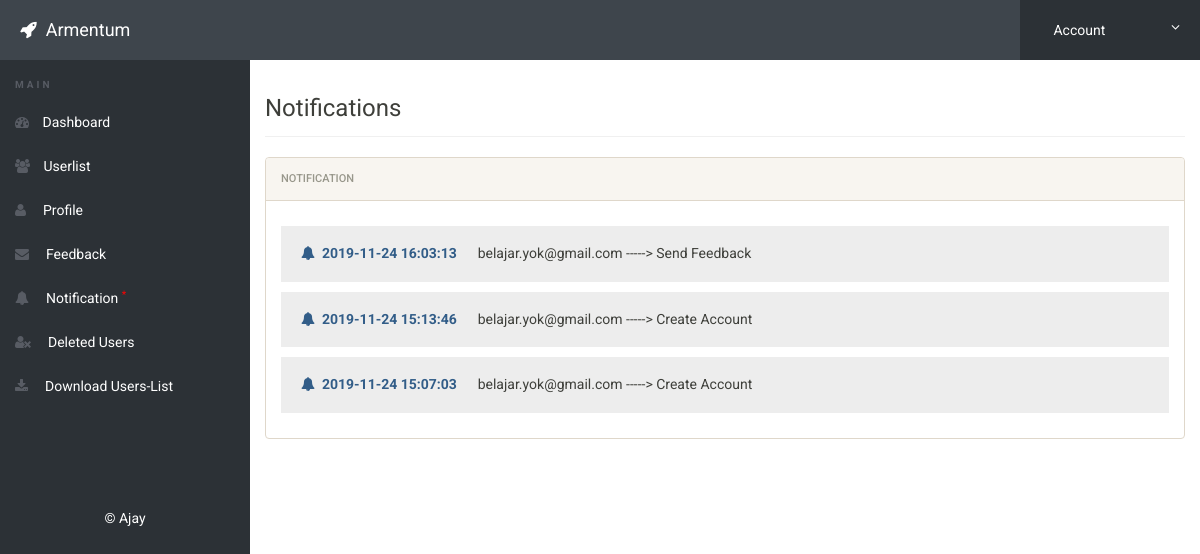
/admin/notification.php (signed in), run on the app's committed database.
### tables this page shows
CREATE TABLE `notification` (
  `id` int(11) NOT NULL,
  `notiuser` varchar(50) NOT NULL,
  `notireciver` varchar(50) NOT NULL,
  `notitype` varchar(50) NOT NULL,
  `time` timestamp NOT NULL DEFAULT current_timestamp()
);

### admin/notification.php (the view, shortened to what this page needs)
<?php
include('includes/config.php');
if(strlen($_SESSION['alogin'])==0)
	{
header('location:index.php');
}
else{
?>
<!doctype html>
<html lang="en" class="no-js">
<head>
	<link rel="stylesheet" href="css/font-awesome.min.css">
	<link rel="stylesheet" href="css/bootstrap.min.css">
	<link rel="stylesheet" href="css/dataTables.bootstrap.min.css">
	<link rel="stylesheet" href="css/bootstrap-social.css">
	<link rel="stylesheet" href="css/bootstrap-select.css">
	<link rel="stylesheet" href="css/fileinput.min.css">
	<link rel="stylesheet" href="css/awesome-bootstrap-checkbox.css">
	<link rel="stylesheet" href="css/style.css">
</head>
<body>
	<?php include('includes/header.php');?>
	<div class="ts-main-content">
	<?php include('includes/leftbar.php');?>
		<div class="content-wrapper">
			<div class="container-fluid">
				<div class="row">
					<div class="col-md-12">
						<h3 class="page-title">Notifications</h3>
						<div class="row">
							<div class="col-md-12">
								<div class="panel panel-default">
									<div class="panel-heading">Notification</div>
									   <div class="panel-body">
<?php
$reciver = 'Admin';
$sql = "SELECT * from  notification where notireciver = (:reciver) order by time DESC";
$query = $dbh -> prepare($sql);
$query-> bindParam(':reciver', $reciver, PDO::PARAM_STR);
$query->execute();
$results=$query->fetchAll(PDO::FETCH_OBJ);
$cnt=1;
if($query->rowCount() > 0)
{
foreach($results as $result)
{				?>
        <h5 style="background:#ededed;padding:20px;"><i class="fa fa-bell text-primary"></i>&nbsp;&nbsp;<b class="text-primary"><?php echo htmlentities($result->time);?></b> &nbsp;&nbsp;&nbsp;&nbsp;&nbsp;<?php echo htmlentities($result->notiuser);?> -----> <?php echo htmlentities($result->notitype);?></h5>
                       <?php $cnt=$cnt+1; }} ?>
                                        </div>
                                    </div>
                                </div>
                            </div>
                        </div>
                    </div>
                </div>
            </div>
        </div>
</body>
</html>
<?php } ?>

### admin/includes/header.php (shortened to what this page needs)
<div class="brand clearfix">
<h4 class="pull-left text-white" style="margin:20px 0px 0px 20px"><i class="fa fa-rocket"></i>&nbsp; Armentum</h4>
		<ul class="ts-profile-nav">
			<li class="ts-account">
				<a href="#"><img src="img/ts-avatar.jpg" class="ts-avatar hidden-side" alt=""> Account <i class="fa fa-angle-down hidden-side"></i></a>
			</li>
		</ul>
	</div>

### admin/includes/leftbar.php
<nav class="ts-sidebar">
		<ul class="ts-sidebar-menu">
			<li class="ts-label">Main</li>
			<li><a href="dashboard.php"><i class="fa fa-dashboard"></i> Dashboard</a></li>
		<li><a href="userlist.php"><i class="fa fa-users"></i> Userlist</a>
		</li>
		<li><a href="profile.php"><i class="fa fa-user"></i> &nbsp;Profile</a>
		</li>
		<li><a href="feedback.php"><i class="fa fa-envelope"></i> &nbsp;Feedback</a>
		</li>
		<li><a href="notification.php"><i class="fa fa-bell"></i> &nbsp;Notification <sup style="color:red">*</sup></a>
		</li>
		<li><a href="deleteduser.php"><i class="fa fa-user-times"></i> &nbsp;Deleted Users</a>
		</li>
		<li><a href="download.php"><i class="fa fa-download"></i> &nbsp;Download Users-List</a>
		</li>
		</ul>
		<p class="text-center" style="color:#ffffff; margin-top: 100px;">© Ajay</p>
	</nav>

### admin/css/style.css (style rules this page uses)
html { font-size: 14px; }
@media only screen and (min-width: 480px) { html { font-size: 17px; } }
@media only screen and (min-width: 768px) { html { font-size: 14px; } }
@media only screen and (min-width: 1024px) { p { font-size: 1em; margin-bottom: 1.8em; } }
body { font-size: 1em; }
a { color: #37a6c4; }
.panel { overflow: hidden; }
.text-white, .text-light { color: #fff !important; }
ul, li { margin: 0; padding: 0; list-style: none; }
.page-title { padding-bottom: 15px; margin-bottom: 20px; border-bottom: 1px solid #f0f0f0; }
.brand { background: #3e454c; position: relative; z-index: 3; position: fixed; width: 100%; top: 0; }
.brand .ts-profile-nav { float: right; display: none; }
.brand .ts-profile-nav li { float: left; position: relative; }
.brand .ts-profile-nav li a { display: block; padding: 20px; color: #fff; }
.brand .ts-profile-nav .ts-account .fa-angle-down { float: right; }
.brand .ts-profile-nav .ts-account > a { width: 180px; background: #2c3136; }
@media only screen and (min-width: 992px) { .brand .ts-profile-nav { display: block; } }
.ts-sidebar { background: #2c3136; max-height: 0; transition: max-height 0.3s; overflow: hidden; position: fixed; z-index: 2; width: 100%; bottom: 0; top: 60px; overflow-y: auto; }
@media only screen and (min-width: 992px) { .ts-sidebar { max-height: 100%; bottom: 0; } }
.ts-sidebar-menu .ts-label { color: #585c64; font-weight: bold; padding: 8px 15px; text-transform: uppercase; font-size: 10px; letter-spacing: 3px; margin-top: 10px; }
.ts-sidebar-menu a { display: block; text-decoration: none; padding: 12px 15px; color: #fff; }
.ts-sidebar-menu li { position: relative; }
.ts-sidebar-menu li i { color: #585c64; margin-right: 10px; }
.ts-main-content .content-wrapper { padding-top: 15px; margin-top: 60px; }
@media only screen and (min-width: 992px) { .ts-main-content .ts-sidebar { width: 250px; float: left; } }
@media only screen and (min-width: 992px) { .ts-main-content .content-wrapper { margin-left: 250px; } }

### data on the page
notification: time "2019-11-24 16:03:13", notiuser "belajar.yok@gmail.com", notitype "Send Feedback"
notification: time "2019-11-24 15:13:46", notiuser "belajar.yok@gmail.com", notitype "Create Account"
notification: time "2019-11-24 15:07:03", notiuser "belajar.yok@gmail.com", notitype "Create Account"
